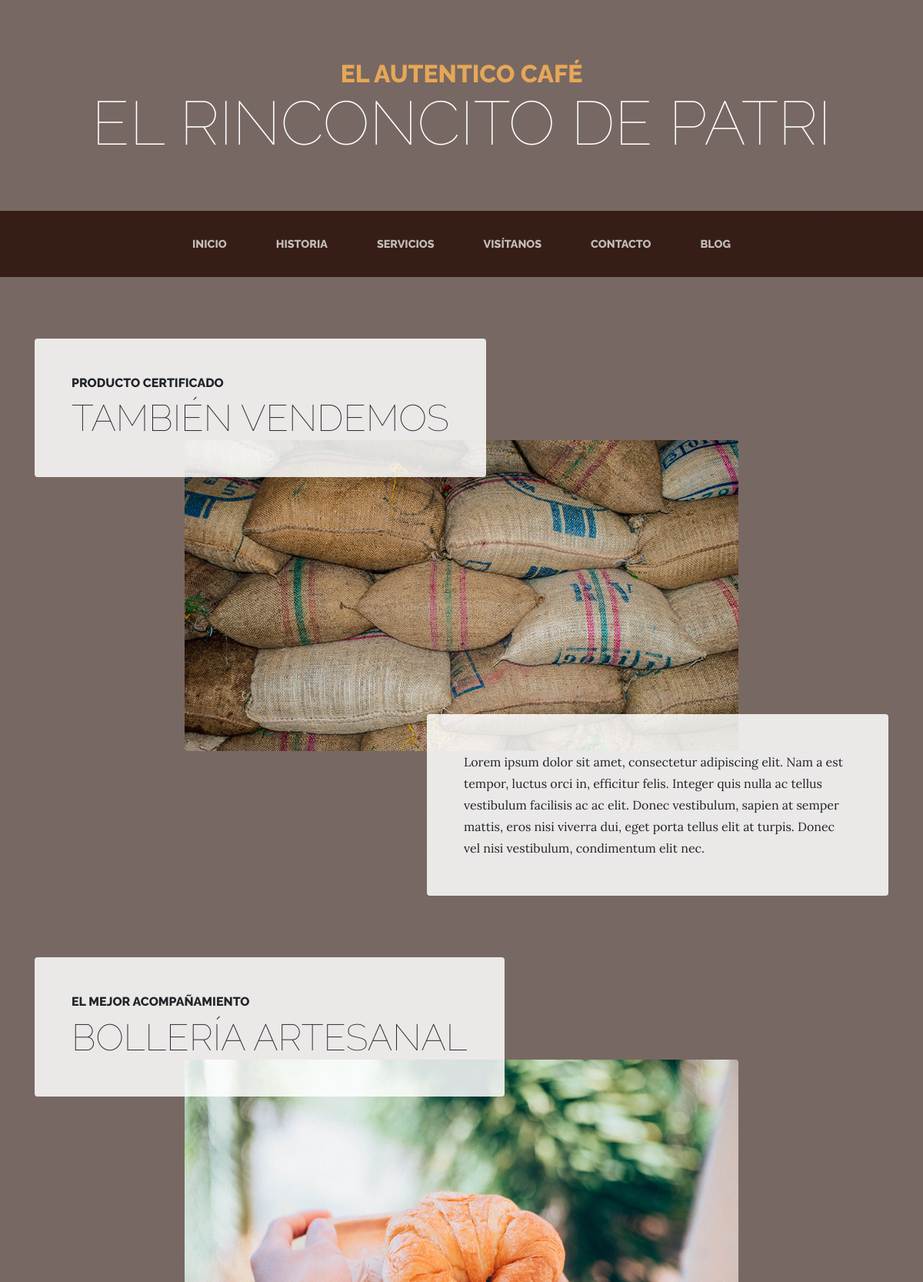
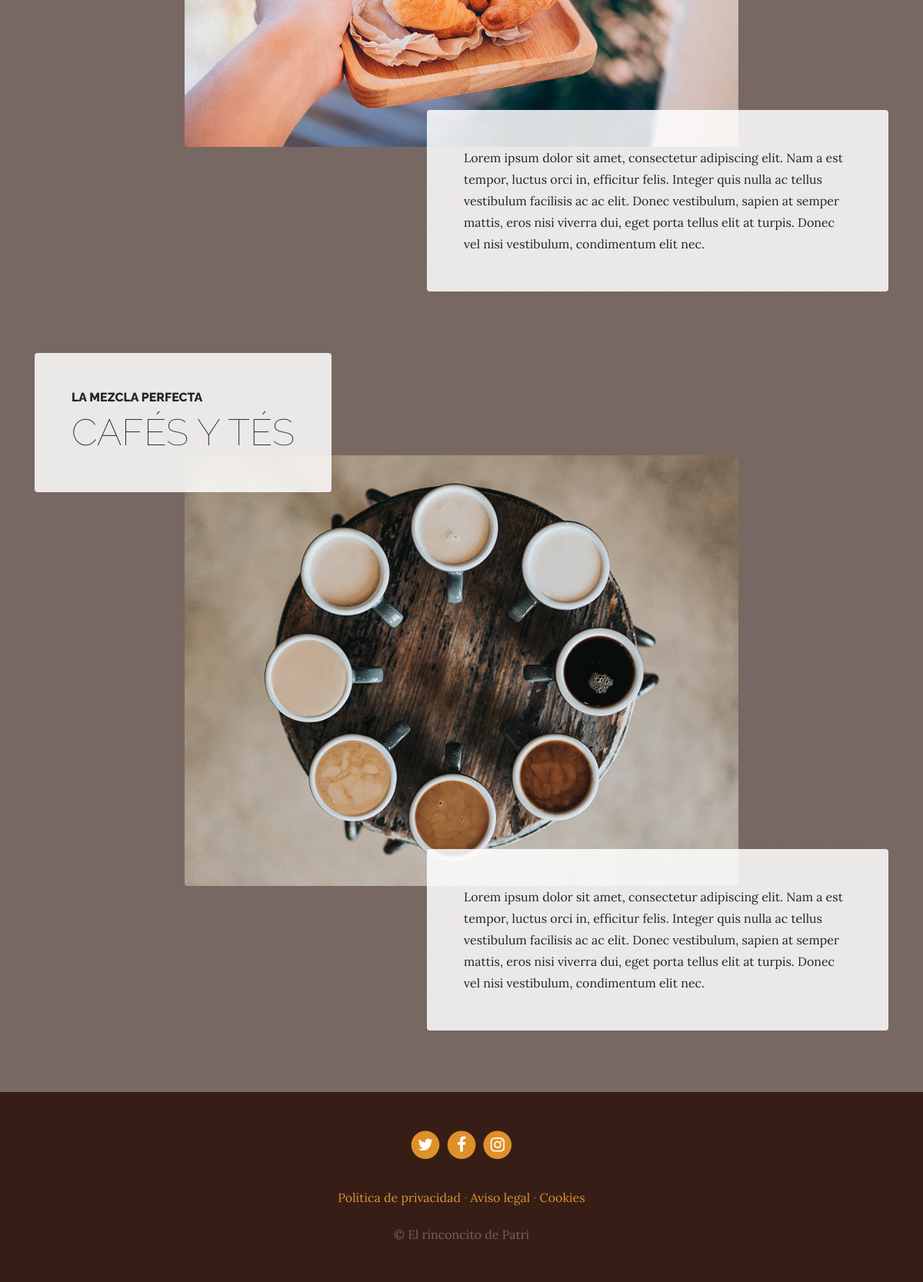
The app's page /services/services/ with its own data (2 pictures, top to bottom).
### services/models.py (models this page shows, shortened)
class Service(models.Model):
    title = models.CharField(max_length=200, verbose_name="Título")
    subtitle = models.CharField(max_length=200, verbose_name="Subtítulo")
    content = models.TextField(verbose_name="Contenido")
    image = models.ImageField(verbose_name="Imagen", upload_to="services")
    created = models.DateTimeField(auto_now_add=True, verbose_name="Fecha de creación")
    updated = models.DateTimeField(auto_now=True, verbose_name="Fecha de edición")
    class Meta:
        verbose_name = "servicio"
        verbose_name_plural = "servicios"
        ordering = ['-created']

### services/views.py (the view)
# urls.py: path('services/', views.services, name="services"),
def services(request):
    services = Service.objects.all()
    return render(request, "services/services.html", {'services':services})

### services/templates/services/services.html (shortened to what this page needs)
{% extends 'core/base.html' %}
{% load static %}
{% block content %}
{% for service in services %}
<section class="page-section">
  <div class="container">
    <div class="product-item">
      <div class="product-item-title d-flex">
        <div class="bg-faded p-5 d-flex mr-auto rounded">
          <h2 class="section-heading mb-0">
            <span class="section-heading-upper">{{service.subtitle}}</span>
            <span class="section-heading-lower">{{service.title}}</span>
          </h2>
        </div>
      </div>
      <img class="product-item-img mx-auto d-flex rounded img-fluid mb-3 mb-lg-0" src="{{service.image.url}}" alt="">
      <div class="product-item-description d-flex ml-auto">
        <div class="bg-faded p-5 rounded">
          <p class="mb-0">{{service.content}}</p>
        </div>
      </div>
    </div>
  </div>
</section>
{% endfor %}
{% endblock %}

### core/templates/core/base.html (shortened to what this page needs)
<!DOCTYPE html>
<html lang="es">
  <head>
    {% load static %}
    <link href="{% static 'core/vendor/bootstrap/css/bootstrap.min.css' %}" rel="stylesheet">
    <link href="{% static 'core/vendor/font-awesome/css/font-awesome.min.css' %}" rel="stylesheet" type="text/css">
    <link href="{% static 'core/css/business-casual.css' %}" rel="stylesheet">
  </head>
  <body>
    <h1 class="site-heading text-center text-white d-none d-lg-block">
      <span class="site-heading-upper text-primary mb-3">El autentico café</span>
      <span class="site-heading-lower">El rinconcito de Patri</span>
    </h1>
    <nav class="navbar navbar-expand-lg navbar-dark py-lg-4" id="mainNav">
      <div class="container">
        <div class="collapse navbar-collapse" id="navbarResponsive">
          <ul class="navbar-nav mx-auto">
            <li class="nav-item {% if request.path == '/' %}active{% endif %} px-lg-4">
              <a class="nav-link text-uppercase text-expanded" href="{% url 'home' %}">Inicio</a>
            </li>
            <li class="nav-item px-lg-4 {% if request.path == '/about/' %}active{% endif %}">
              <a class="nav-link text-uppercase text-expanded" href="{% url 'about' %}">Historia</a>
            </li>
            <li class="nav-item px-lg-4 {% if request.path == '/services/' %}active{% endif %}">
              <a class="nav-link text-uppercase text-expanded" href="{% url 'services' %}">Servicios</a>
            </li>
            <li class="nav-item px-lg-4 {% if request.path == '/store/' %}active{% endif %}">
              <a class="nav-link text-uppercase text-expanded" href="{% url 'store' %}">Visítanos</a>
            </li>
            <li class="nav-item px-lg-4 {% if request.path == '/contact/' %}active{% endif %}">
              <a class="nav-link text-uppercase text-expanded" href="{% url 'contact' %}">Contacto</a>
            </li>
            <li class="nav-item px-lg-4 {% if request.path == '/blog/' %}active{% endif %}">
              <a class="nav-link text-uppercase text-expanded" href="{% url 'blog' %}">Blog</a>
            </li>
          </ul>
        </div>
      </div>
    </nav>
    {% block content %} {% endblock %}
    <footer class="footer text-faded text-center py-5">
      <div class="container">
        <p class="m-0">
	        <a href="#" class="link">
	          <span class="fa-stack fa-lg">
	            <i class="fa fa-circle fa-stack-2x"></i>
	            <i class="fa fa-twitter fa-stack-1x fa-inverse"></i>
	          </span>
	        </a>
	        <a href="#" class="link">
	          <span class="fa-stack fa-lg">
	            <i class="fa fa-circle fa-stack-2x"></i>
	            <i class="fa fa-facebook fa-stack-1x fa-inverse"></i>
	          </span>
	        </a>
	        <a href="#" class="link">
	          <span class="fa-stack fa-lg">
	            <i class="fa fa-circle fa-stack-2x"></i>
	            <i class="fa fa-instagram fa-stack-1x fa-inverse"></i>
	          </span>
	        </a>
	    </p>
        <p class="m-0 mbt">
        	<a href="sample.html" class="link">Política de privacidad</a> ·
        	<a href="sample.html" class="link">Aviso legal</a> ·
        	<a href="sample.html" class="link">Cookies</a>
		</p>
        <p class="m-0 mbt1">&copy; El rinconcito de Patri</p>
      </div>
	</footer>
  </body>
</html>

### core/static/core/css/business-casual.css (style rules this page uses)
body { font-family: 'Lora'; background: linear-gradient(rgba(47, 23, 15, 0.65), rgba(47, 23, 15, 0.65)), url("../img/bg.jpg"); background-attachment: fixed; background-position: center; background-size: cover; }
h1, h2, h3, h4, h5, h6 { font-family: 'Raleway'; }
p { line-height: 1.75; }
.text-faded { color: rgba(255, 255, 255, 0.3); }
.site-heading { margin-top: 5rem; margin-bottom: 5rem; text-transform: uppercase; line-height: 1; font-family: 'Raleway'; }
.site-heading .site-heading-upper { display: block; font-size: 2rem; font-weight: 800; }
.site-heading .site-heading-lower { font-size: 5rem; font-weight: 100; line-height: 4rem; }
.page-section { margin-top: 5rem; margin-bottom: 5rem; }
.section-heading { text-transform: uppercase; }
.section-heading .section-heading-upper { display: block; font-size: 1rem; font-weight: 800; padding-bottom:.5rem; }
.section-heading .section-heading-lower { display: block; font-size: 3rem; font-weight: 100; }
.bg-faded { background-color: rgba(255, 255, 255, 0.85); }
#mainNav { background-color: rgba(47, 23, 15, 0.9); font-family: 'Raleway'; }
#mainNav .navbar-nav .nav-item .nav-link { color: rgba(255, 255, 255, 0.7); font-weight: 800; }
@media (min-width: 992px) { #mainNav .navbar-nav .nav-item .nav-link { font-size: 0.9rem; } }
@media (min-width: 992px) { .product-item .product-item-title { position: relative; z-index: 1; margin-bottom: -3rem; } }
@media (min-width: 992px) { .product-item .product-item-img { position: relative; z-index: 0; max-width: 60vw; } }
@media (min-width: 992px) { .product-item .product-item-description { position: relative; z-index: 1; margin-top: -3rem; max-width: 50vw; } }
.footer { background-color: rgba(47, 23, 15, 0.9); }
.text-primary { color: #e6a756 !important; }
.mbt { padding-top: 2rem; }
.mbt1 { padding-top: 1.25rem; }
a.link { color: #df902a; }

### records on screen
Service: subtitle "PRODUCTO CERTIFICADO", title "TAMBIÉN VENDEMOS", image (picture), content "Lorem ipsum dolor sit amet, consectetur adipiscing elit. Nam a est tempor, luctus orci in, efficitur felis. Integer quis nulla ac tellus vestibulum facilisis ac ac elit. Donec vestibulum, sapien at semper mattis, eros nisi viverra dui, eget porta tellus elit at turpis. Donec vel nisi vestibulum, condimentum elit nec."
Service: subtitle "EL MEJOR ACOMPAÑAMIENTO", title "BOLLERÍA ARTESANAL", image (picture), content "Lorem ipsum dolor sit amet, consectetur adipiscing elit. Nam a est tempor, luctus orci in, efficitur felis. Integer quis nulla ac tellus vestibulum facilisis ac ac elit. Donec vestibulum, sapien at semper mattis, eros nisi viverra dui, eget porta tellus elit at turpis. Donec vel nisi vestibulum, condimentum elit nec."
Service: subtitle "LA MEZCLA PERFECTA", title "CAFÉS Y TÉS", image (picture), content "Lorem ipsum dolor sit amet, consectetur adipiscing elit. Nam a est tempor, luctus orci in, efficitur felis. Integer quis nulla ac tellus vestibulum facilisis ac ac elit. Donec vestibulum, sapien at semper mattis, eros nisi viverra dui, eget porta tellus elit at turpis. Donec vel nisi vestibulum, condimentum elit nec."
